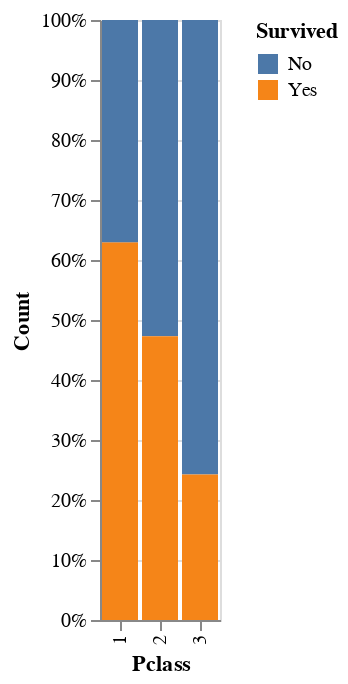

Write notebook code for a chart like this one.
### Code cell
counts = dataframe[["Pclass", "Survived"]].value_counts().reset_index()
counts.columns = ['Pclass', 'Survived', 'Count']

alt.Chart(counts).mark_bar().encode(
    x = "Pclass:N",
    y = alt.Y("Count", stack="normalize"),
    color="Survived"
)

### Figure 1 — Vega-Lite specification as saved in the notebook (floating-point values rounded to 4 significant figures)
{"config": {"view": {"continuousWidth": 300, "continuousHeight": 300}}, "data": {"name": "data-34216518c73b2f9c29c6dc10b0f3dc6c"}, "mark": {"type": "bar"}, "encoding": {"color": {"field": "Survived", "type": "nominal"}, "x": {"field": "Pclass", "type": "nominal"}, "y": {"field": "Count", "stack": "normalize", "type": "quantitative"}}, "$schema": "https://vega.github.io/schema/vega-lite/v5.20.1.json", "datasets": {"data-34216518c73b2f9c29c6dc10b0f3dc6c": [{"Pclass": 3, "Survived": "No", "Count": 372}, {"Pclass": 1, "Survived": "Yes", "Count": 136}, {"Pclass": 3, "Survived": "Yes", "Count": 119}, {"Pclass": 2, "Survived": "No", "Count": 97}, {"Pclass": 2, "Survived": "Yes", "Count": 87}, {"Pclass": 1, "Survived": "No", "Count": 80}]}}
